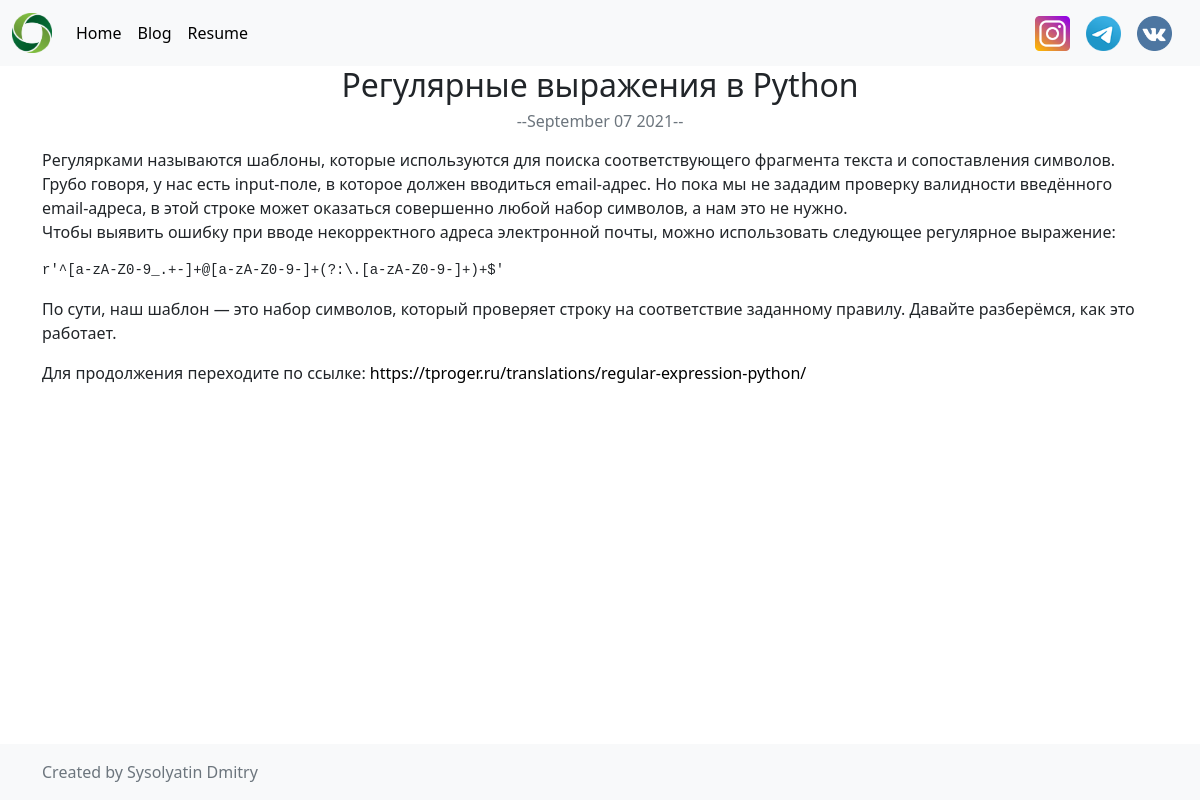
The app's page /blog/2/ with its own data.
### blog/models.py (models this page shows, shortened)
class Blogs(models.Model):
    title = models.CharField(max_length=100)
    date = models.DateField()
    description = models.TextField()
    url = models.URLField(blank=True)  # blank - не обязательно для заполнения
    class Meta:
        verbose_name_plural = 'Blogs'

### blog/views.py (the view)
# urls.py: path('<int:blog_id>/', views.detail, name='detail'),
def detail(request, blog_id):
    blog = get_object_or_404(Blogs, pk=blog_id)
    return render(request, 'detail.html', {'blog': blog})

### templates/detail.html (shortened to what this page needs)
{% extends 'base.html' %}
{% block content %}
<h2 class="text-center">{{ blog.title }}</h2>
    <div class="row justify-content-center my-2">
    <h6 class="text-muted text-center">{{ blog.date|date:'--F d Y--' }}</h6>
        </div>
    <p>{{ blog.description|safe }}</p>
    Для продолжения переходите по ссылке:
    <a href="{{ blog.url }}">{{ blog.url }}</a>
{% endblock %}

### static/custom.css (style rules this page uses)
html { height: 100%; }
body { font-family: 'Lato', sans-serif; margin: 0; min-height: 100%; display: grid; grid-template-rows: auto 1fr auto; }
a { color: rgba(0,0,0,1) !important; text-decoration: none !important; }

### records on screen
Blogs: title "Регулярные выражения в Python", date "--September 07 2021--", description "Регулярками называются шаблоны, которые используются для поиска соответствующего фрагмента текста и сопоставления символов. Грубо говоря, у нас есть input-поле, в которое должен вводиться email-адрес. Но пока мы не зададим проверку валидности введённого email-адреса, в этой строке может оказаться совершенно любой набор символов, а нам это не нужно. Чтобы выявить ошибку при вводе некорректного адреса электронной почты, можно использовать следующее регулярное выражение: r '^[a-zA-Z0-9_.+-]+@[a-zA-Z0-9-]+(?:\\.[a-zA-Z0-9-]+)+$' По сути, наш шаблон — это набор символов, который проверяет строку на соответствие заданному правилу. Давайте разберёмся, как это работает.", url "https://tproger.ru/translations/regular-expression-python/"
